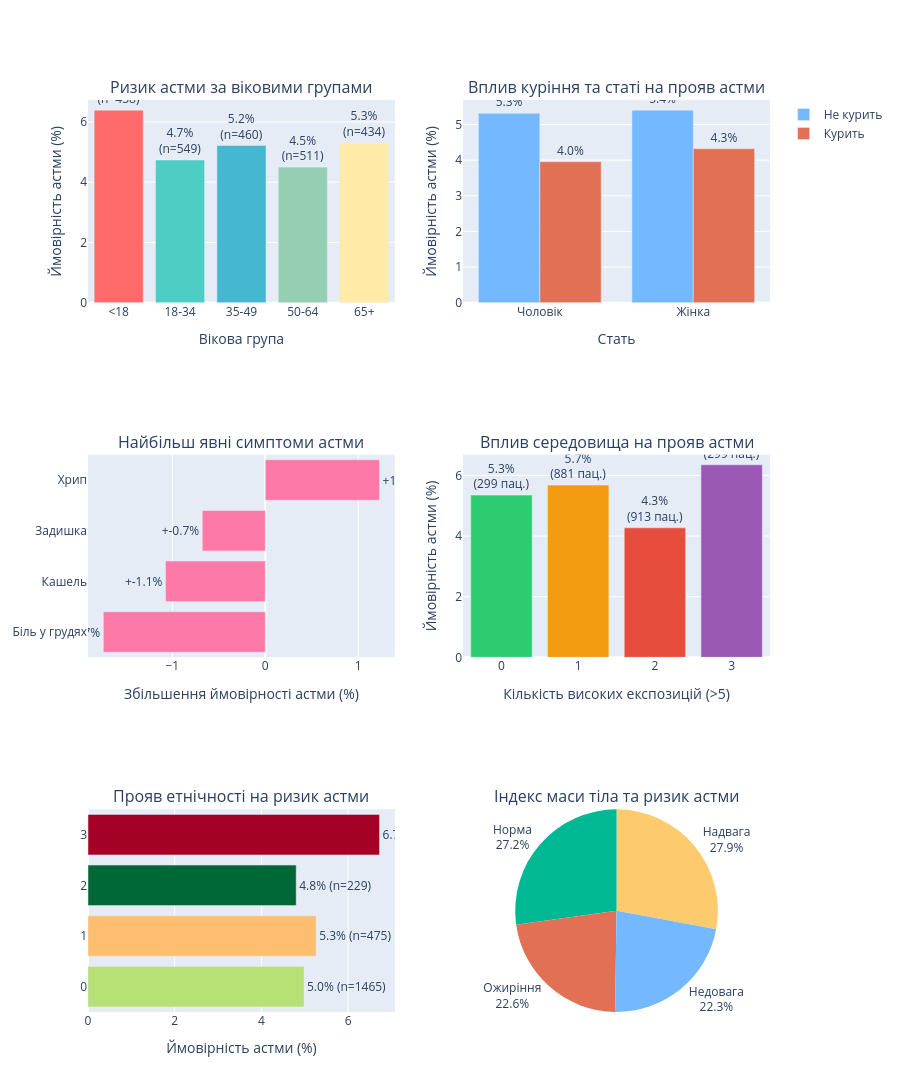

The code cell stored with this chart in its notebook:
### Code cell
import pandas as pd
import numpy as np
import plotly.graph_objects as go
import plotly.subplots as sp
from plotly.subplots import make_subplots
from sqlalchemy import create_engine
import warnings
warnings.filterwarnings('ignore')

DATABASE_CONFIG = {
    'host': 'localhost',
    'database': 'breathwell_clinic',
    'user': 'postgres',
    'password': '0702',
    'port': '5432'
}

def load_data_from_db():
    connection_string = (
        f"postgresql://{DATABASE_CONFIG['user']}:{DATABASE_CONFIG['password']}"
        f"@{DATABASE_CONFIG['host']}:{DATABASE_CONFIG['port']}"
        f"/{DATABASE_CONFIG['database']}"
    )
    
    engine = create_engine(connection_string)
    df = pd.read_sql("SELECT * FROM asthma_patients_data", engine)
    return df

df = load_data_from_db()

fig = make_subplots(
    rows=3, cols=2,
    subplot_titles=[
        'Ризик астми за віковими групами',
        'Вплив куріння та статі на прояв астми',
        'Найбільш явні симптоми астми',
        'Вплив середовища на прояв астми',
        'Прояв етнічності на ризик астми',
        'Індекс маси тіла та ризик астми'
    ],
    specs=[[{"type": "bar"}, {"type": "bar"}],
           [{"type": "bar"}, {"type": "scatter"}],
           [{"type": "bar"}, {"type": "pie"}]]
)

if 'age' in df.columns:
    age_groups = pd.cut(df['age'], bins=[0, 18, 35, 50, 65, 100], 
                       labels=['<18', '18-34', '35-49', '50-64', '65+'])
    age_asthma = df.groupby(age_groups)['diagnosis'].agg(['mean', 'count']).reset_index()
    
    fig.add_trace(
        go.Bar(
            x=age_asthma['age'].astype(str),
            y=age_asthma['mean'] * 100,
            marker_color=['#FF6B6B', '#4ECDC4', '#45B7D1', '#96CEB4', '#FFEAA7'],
            text=[f'{rate:.1f}%<br>(n={count})' for rate, count in zip(age_asthma['mean']*100, age_asthma['count'])],
            textposition='outside',
            showlegend=False
        ),
        row=1, col=1
    )

if 'gender' in df.columns and 'smoking' in df.columns:
    df['gender_display'] = df['gender'].map({True: 'Жінка', False: 'Чоловік', 1: 'Жінка', 0: 'Чоловік'}).fillna(df['gender'].astype(str))
    
    gender_smoke_data = []
    for gender in df['gender_display'].unique():
        for smoking in [False, True]:
            subset = df[(df['gender_display'] == gender) & (df['smoking'] == smoking)]
            if len(subset) > 0:
                asthma_rate = subset['diagnosis'].mean() * 100
                gender_smoke_data.append({
                    'Gender': gender,
                    'Smoking': 'Курить' if smoking else 'Не курить',
                    'AsthmaRate': asthma_rate,
                    'Count': len(subset)
                })
    
    smoke_df = pd.DataFrame(gender_smoke_data)
    if not smoke_df.empty:
        non_smokers = smoke_df[smoke_df['Smoking'] == 'Не курить']
        smokers = smoke_df[smoke_df['Smoking'] == 'Курить']
        
        fig.add_trace(
            go.Bar(
                x=non_smokers['Gender'],
                y=non_smokers['AsthmaRate'],
                name='Не курить',
                marker_color='#74B9FF',
                text=[f'{rate:.1f}%' for rate in non_smokers['AsthmaRate']],
                textposition='outside'
            ),
            row=1, col=2
        )
        
        fig.add_trace(
            go.Bar(
                x=smokers['Gender'],
                y=smokers['AsthmaRate'],
                name='Курить',
                marker_color='#E17055',
                text=[f'{rate:.1f}%' for rate in smokers['AsthmaRate']],
                textposition='outside'
            ),
            row=1, col=2
        )

symptoms = ['wheezing', 'shortnessofbreath', 'coughing', 'chesttightness']
available_symptoms = [s for s in symptoms if s in df.columns]

if available_symptoms:
    symptom_data = []
    for symptom in available_symptoms:
        with_symptom = df[df[symptom] == True]['diagnosis'].mean() * 100
        without_symptom = df[df[symptom] == False]['diagnosis'].mean() * 100
        symptom_data.append({
            'Symptom': symptom.replace('shortnessofbreath', 'Задишка').replace('chesttightness', 'Біль у грудях').replace('wheezing', 'Хрип').replace('coughing', 'Кашель'),
            'Difference': with_symptom - without_symptom
        })
    
    symptom_df = pd.DataFrame(symptom_data).sort_values('Difference', ascending=True)
    
    fig.add_trace(
        go.Bar(
            y=symptom_df['Symptom'],
            x=symptom_df['Difference'],
            orientation='h',
            marker_color='#FD79A8',
            text=[f'+{diff:.1f}%' for diff in symptom_df['Difference']],
            textposition='outside',
            showlegend=False
        ),
        row=2, col=1
    )

env_factors = ['dustexposure', 'pollutionexposure', 'pollenexposure']
available_env = [f for f in env_factors if f in df.columns]

if available_env:
    exposure_levels = []
    for i, row in df.iterrows():
        high_exposures = sum([1 for factor in available_env if row[factor] > 5])
        exposure_levels.append(high_exposures)
    
    df['ExposureLevel'] = exposure_levels
    env_stats = df.groupby('ExposureLevel').agg({
        'diagnosis': ['mean', 'count']
    }).round(4)
    env_stats.columns = ['asthma_rate', 'patient_count']
    env_stats = env_stats.reset_index()
    
    if len(env_stats) > 1:
        colors = ['#2ECC71', '#F39C12', '#E74C3C', '#9B59B6']
        bar_colors = [colors[min(i, len(colors)-1)] for i in env_stats['ExposureLevel']]
        
        fig.add_trace(
            go.Bar(
                x=env_stats['ExposureLevel'],
                y=env_stats['asthma_rate'] * 100,
                marker_color=bar_colors,
                text=[f'{rate*100:.1f}%<br>({count} пац.)' for rate, count in zip(env_stats['asthma_rate'], env_stats['patient_count'])],
                textposition='outside',
                showlegend=False
            ),
            row=2, col=2
        )

if 'ethnicity' in df.columns:
    ethnicity_stats = df.groupby('ethnicity')['diagnosis'].agg(['mean', 'count']).reset_index()
    ethnicity_stats = ethnicity_stats[ethnicity_stats['count'] >= 10]
    ethnicity_stats = ethnicity_stats.sort_values('mean', ascending=True)
    
    fig.add_trace(
        go.Bar(
            y=ethnicity_stats['ethnicity'],
            x=ethnicity_stats['mean'] * 100,
            orientation='h',
            marker_color=np.linspace(0.3, 0.9, len(ethnicity_stats)),
            marker_colorscale='RdYlGn_r',
            text=[f'{rate*100:.1f}% (n={count})' for rate, count in zip(ethnicity_stats['mean'], ethnicity_stats['count'])],
            textposition='outside',
            showlegend=False
        ),
        row=3, col=1
    )

if 'bmi' in df.columns:
    bmi_categories = pd.cut(df['bmi'], bins=[0, 18.5, 25, 30, 50], 
                           labels=['Недовага', 'Норма', 'Надвага', 'Ожиріння'])
    bmi_asthma = df.groupby(bmi_categories)['diagnosis'].agg(['mean', 'count']).reset_index()
    bmi_asthma = bmi_asthma.dropna()
    
    fig.add_trace(
        go.Pie(
            labels=bmi_asthma['bmi'],
            values=bmi_asthma['mean'],
            marker_colors=['#74B9FF', '#00B894', '#FDCB6E', '#E17055'],
            textinfo='label+percent',
            textposition='outside',
            showlegend=False
        ),
        row=3, col=2
    )

fig.update_layout(
    height=1200,
    showlegend=True
)

fig.update_xaxes(title_text="Вікова група", row=1, col=1)
fig.update_yaxes(title_text="Ймовірність астми (%)", row=1, col=1)

fig.update_xaxes(title_text="Стать", row=1, col=2)
fig.update_yaxes(title_text="Ймовірність астми (%)", row=1, col=2)

fig.update_xaxes(title_text="Збільшення ймовірності астми (%)", row=2, col=1)

fig.update_xaxes(title_text="Кількість високих експозицій (>5)", row=2, col=2)
fig.update_yaxes(title_text="Ймовірність астми (%)", row=2, col=2)

fig.update_xaxes(title_text="Ймовірність астми (%)", row=3, col=1)

fig.show()

### Figure 1 — Plotly figure (JSON) as saved in the notebook; plotly's stock layout.template omitted (floating-point values rounded to 4 significant figures)
{"data": [{"marker": {"color": ["#FF6B6B", "#4ECDC4", "#45B7D1", "#96CEB4", "#FFEAA7"]}, "showlegend": false, "text": ["6.4%<br>(n=438)", "4.7%<br>(n=549)", "5.2%<br>(n=460)", "4.5%<br>(n=511)", "5.3%<br>(n=434)"], "textposition": "outside", "type": "bar", "x": ["<18", "18-34", "35-49", "50-64", "65+"], "xaxis": "x", "y": [6.393, 4.736, 5.217, 4.501, 5.3], "yaxis": "y"}, {"marker": {"color": "#74B9FF"}, "name": "Не курить", "text": ["5.3%", "5.4%"], "textposition": "outside", "type": "bar", "x": ["Чоловік", "Жінка"], "xaxis": "x2", "y": [5.314, 5.403], "yaxis": "y2"}, {"marker": {"color": "#E17055"}, "name": "Курить", "text": ["4.0%", "4.3%"], "textposition": "outside", "type": "bar", "x": ["Чоловік", "Жінка"], "xaxis": "x2", "y": [3.955, 4.321], "yaxis": "y2"}, {"marker": {"color": "#FD79A8"}, "orientation": "h", "showlegend": false, "text": ["+-1.7%", "+-1.1%", "+-0.7%", "+1.2%"], "textposition": "outside", "type": "bar", "x": [-1.742, -1.073, -0.6776, 1.229], "xaxis": "x3", "y": ["Біль у грудях", "Кашель", "Задишка", "Хрип"], "yaxis": "y3"}, {"marker": {"color": ["#2ECC71", "#F39C12", "#E74C3C", "#9B59B6"]}, "showlegend": false, "text": ["5.3%<br>(299 пац.)", "5.7%<br>(881 пац.)", "4.3%<br>(913 пац.)", "6.3%<br>(299 пац.)"], "textposition": "outside", "type": "bar", "x": [0, 1, 2, 3], "xaxis": "x4", "y": [5.35, 5.68, 4.27, 6.35], "yaxis": "y4"}, {"marker": {"color": [0.3, 0.5, 0.7, 0.9], "colorscale": [[0, "rgb(0,104,55)"], [0.1, "rgb(26,152,80)"], [0.2, "rgb(102,189,99)"], [0.3, "rgb(166,217,106)"], [0.4, "rgb(217,239,139)"], [0.5, "rgb(255,255,191)"], [0.6, "rgb(254,224,139)"], [0.7, "rgb(253,174,97)"], [0.8, "rgb(244,109,67)"], [0.9, "rgb(215,48,39)"], [1, "rgb(165,0,38)"]]}, "orientation": "h", "showlegend": false, "text": ["4.8% (n=229)", "5.0% (n=1465)", "5.3% (n=475)", "6.7% (n=223)"], "textposition": "outside", "type": "bar", "x": [4.803, 4.983, 5.263, 6.726], "xaxis": "x5", "y": [2, 0, 1, 3], "yaxis": "y5"}, {"domain": {"x": [0.55, 1], "y": [0, 0.2222]}, "labels": ["Недовага", "Норма", "Надвага", "Ожиріння"], "marker": {"colors": ["#74B9FF", "#00B894", "#FDCB6E", "#E17055"]}, "showlegend": false, "textinfo": "label+percent", "textposition": "outside", "type": "pie", "values": [0.04651, 0.05678, 0.05833, 0.04711]}], "layout": {"annotations": [{"font": {"size": 16}, "showarrow": false, "text": "Ризик астми за віковими групами", "x": 0.225, "xanchor": "center", "xref": "paper", "y": 1, "yanchor": "bottom", "yref": "paper"}, {"font": {"size": 16}, "showarrow": false, "text": "Вплив куріння та статі на прояв астми", "x": 0.775, "xanchor": "center", "xref": "paper", "y": 1, "yanchor": "bottom", "yref": "paper"}, {"font": {"size": 16}, "showarrow": false, "text": "Найбільш явні симптоми астми", "x": 0.225, "xanchor": "center", "xref": "paper", "y": 0.6111, "yanchor": "bottom", "yref": "paper"}, {"font": {"size": 16}, "showarrow": false, "text": "Вплив середовища на прояв астми", "x": 0.775, "xanchor": "center", "xref": "paper", "y": 0.6111, "yanchor": "bottom", "yref": "paper"}, {"font": {"size": 16}, "showarrow": false, "text": "Прояв етнічності на ризик астми", "x": 0.225, "xanchor": "center", "xref": "paper", "y": 0.2222, "yanchor": "bottom", "yref": "paper"}, {"font": {"size": 16}, "showarrow": false, "text": "Індекс маси тіла та ризик астми", "x": 0.775, "xanchor": "center", "xref": "paper", "y": 0.2222, "yanchor": "bottom", "yref": "paper"}], "height": 1200, "showlegend": true, "xaxis": {"anchor": "y", "domain": [0, 0.45], "title": {"text": "Вікова група"}}, "xaxis2": {"anchor": "y2", "domain": [0.55, 1], "title": {"text": "Стать"}}, "xaxis3": {"anchor": "y3", "domain": [0, 0.45], "title": {"text": "Збільшення ймовірності астми (%)"}}, "xaxis4": {"anchor": "y4", "domain": [0.55, 1], "title": {"text": "Кількість високих експозицій (>5)"}}, "xaxis5": {"anchor": "y5", "domain": [0, 0.45], "title": {"text": "Ймовірність астми (%)"}}, "yaxis": {"anchor": "x", "domain": [0.7778, 1], "title": {"text": "Ймовірність астми (%)"}}, "yaxis2": {"anchor": "x2", "domain": [0.7778, 1], "title": {"text": "Ймовірність астми (%)"}}, "yaxis3": {"anchor": "x3", "domain": [0.3889, 0.6111]}, "yaxis4": {"anchor": "x4", "domain": [0.3889, 0.6111], "title": {"text": "Ймовірність астми (%)"}}, "yaxis5": {"anchor": "x5", "domain": [0, 0.2222]}}}
